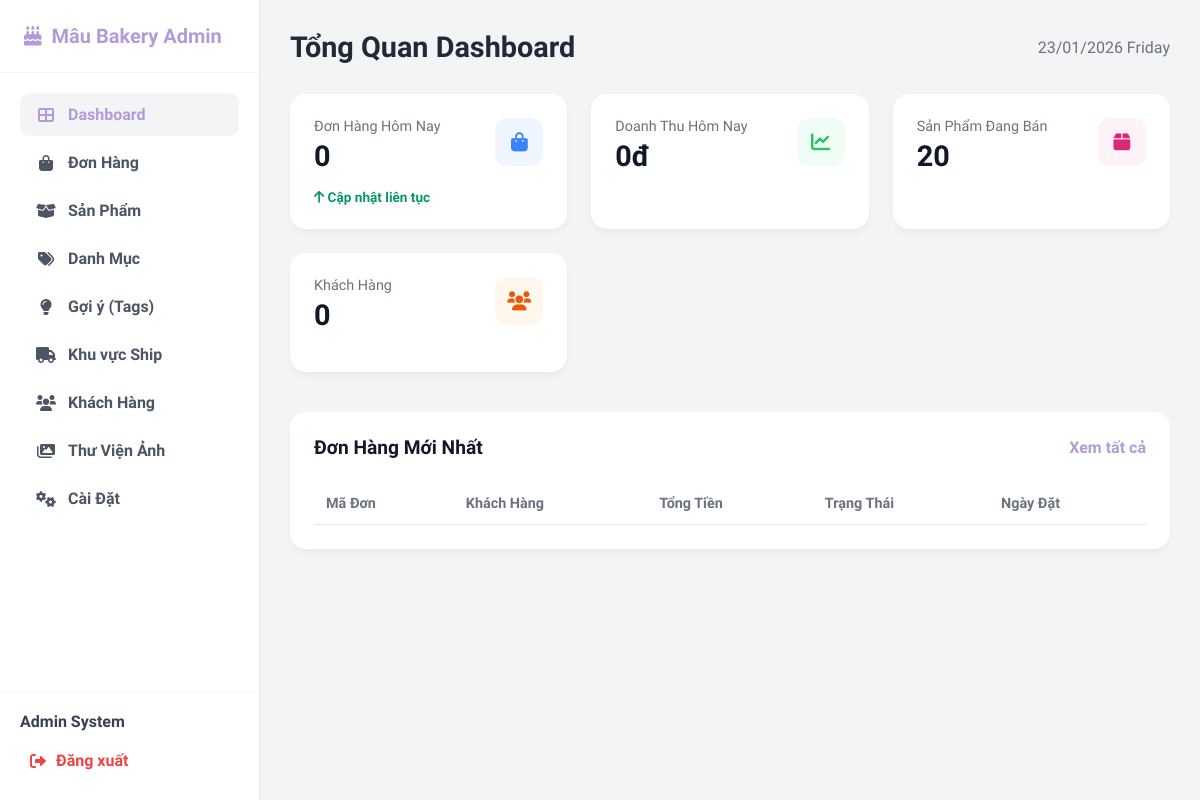
/admin/index.php (signed in), run on an earlier commit of the app's database.
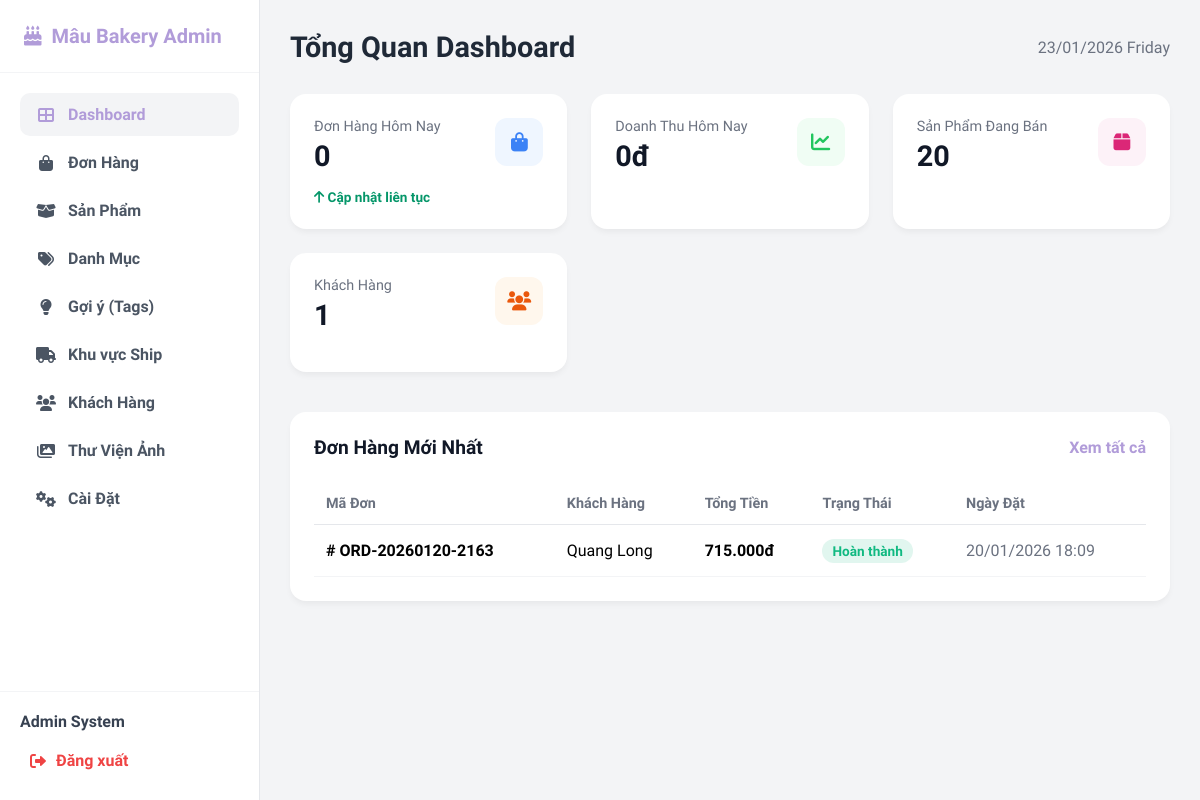
And on a later commit of the database.
### tables this page shows
CREATE TABLE `orders` (
  `id` int(11) NOT NULL AUTO_INCREMENT,
  `user_id` int(11) DEFAULT NULL,
  `order_code` varchar(20) NOT NULL,
  `total_amount` decimal(10,2) NOT NULL,
  `shipping_fee` decimal(10,2) DEFAULT 0.00,
  `discount_amount` decimal(10,2) DEFAULT 0.00,
  `payment_method` enum('cod','banking','momo') DEFAULT 'cod',
  `status` enum('pending','confirmed','shipping','completed','failed','cancelled') DEFAULT 'pending',
  `payment_status` enum('unpaid','paid','refunded') DEFAULT 'unpaid',
  `note` text DEFAULT NULL,
  `recipient_name` varchar(100) NOT NULL,
  `recipient_phone` varchar(20) NOT NULL,
  `shipping_address` text NOT NULL,
  `is_active` tinyint(1) DEFAULT 1,
  `created_at` datetime DEFAULT current_timestamp(),
  PRIMARY KEY (`id`),
  UNIQUE KEY `order_code` (`order_code`),
  KEY `user_id` (`user_id`),
  CONSTRAINT `fk_orders_users` FOREIGN KEY (`user_id`) REFERENCES `users` (`id`) ON DELETE SET NULL
);

### admin/controllers/DashboardController.php (called while the page is built, shortened)
<?php
require_once '../config/db.php';
$stats = [
    'orders' => 0,
    'revenue' => 0,
    'products' => 0,
    'users' => 0
];
if (isset($conn)) {
    $stmt = $conn->query("SELECT COUNT(*) FROM orders WHERE DATE(created_at) = CURDATE()");
    $stats['orders'] = $stmt->fetchColumn();
    $stmt = $conn->query("SELECT SUM(total_amount) FROM orders WHERE status = 'completed' AND DATE(created_at) = CURDATE()");
    $stats['revenue'] = $stmt->fetchColumn() ?: 0;
    $stmt = $conn->query("SELECT COUNT(*) FROM products WHERE is_active = 1");
    $stats['products'] = $stmt->fetchColumn();
    $stmt = $conn->query("SELECT COUNT(*) FROM users WHERE role = 'user'");
    $stats['users'] = $stmt->fetchColumn();
    $stmt = $conn->query("SELECT * FROM orders ORDER BY created_at DESC LIMIT 5");
    $recent_orders = $stmt->fetchAll(PDO::FETCH_ASSOC);
}
?>

### admin/index.php (the view, shortened to what the changed rows need)
<?php
require_once 'controllers/DashboardController.php';
include 'includes/header.php';
?>
<link rel="stylesheet" href="assets/css/index.css">
<div class="header-bar">
    <h1 class="page-title">Tổng Quan Dashboard</h1>
</div>
<div class="stats-grid">
    <div class="stat-card">
        <div class="stat-card-header">
            <div>
                <p class="stat-title">Khách Hàng</p>
                <h3 class="stat-value">
                    <?php echo $stats['users']; ?>
                </h3>
            </div>
        </div>
    </div>
</div>
<div style="background: white; padding: 24px; border-radius: 16px; box-shadow: 0 4px 6px -1px rgba(0,0,0,0.05);">
    <div style="overflow-x: auto;">
        <table style="width: 100%; border-collapse: collapse;">
            <thead>
                <tr style="text-align: left; border-bottom: 1px solid #e5e7eb;">
                    <th style="padding: 12px; color: #6b7280; font-weight: 600; font-size: 0.9rem;">Mã Đơn</th>
                    <th style="padding: 12px; color: #6b7280; font-weight: 600; font-size: 0.9rem;">Khách Hàng</th>
                    <th style="padding: 12px; color: #6b7280; font-weight: 600; font-size: 0.9rem;">Tổng Tiền</th>
                    <th style="padding: 12px; color: #6b7280; font-weight: 600; font-size: 0.9rem;">Trạng Thái</th>
                    <th style="padding: 12px; color: #6b7280; font-weight: 600; font-size: 0.9rem;">Ngày Đặt</th>
                </tr>
            </thead>
            <tbody>
                <?php
                if (!empty($recent_orders)) {
                    foreach ($recent_orders as $order) {
                        $status_colors = [
                            'pending' => '#F59E0B',
                            'confirmed' => '#3B82F6',
                            'shipping' => '#8B5CF6',
                            'completed' => '#10B981',
                            'cancelled' => '#EF4444'
                        ];
                        $status_labels = [
                            'pending' => 'Chờ xử lý',
                            'confirmed' => 'Đã xác nhận',
                            'shipping' => 'Đang giao',
                            'completed' => 'Hoàn thành',
                            'cancelled' => 'Đã hủy'
                        ];
                        $color = $status_colors[$order['status']] ?? '#999';
                        $label = $status_labels[$order['status']] ?? $order['status'];
                        ?>
                        <tr style="border-bottom: 1px solid #f3f4f6;">
                            <td style="padding: 16px 12px; font-weight: 600;">#
                                <?php echo $order['order_code']; ?>
                            </td>
                            <td style="padding: 16px 12px;">
                                <?php echo htmlspecialchars($order['recipient_name']); ?>
                            </td>
                            <td style="padding: 16px 12px; font-weight: 600;">
                                <?php echo number_format($order['total_amount'], 0, ',', '.'); ?>đ
                            </td>
                            <td style="padding: 16px 12px;">
                                <span
                                    style="background: <?php echo $color; ?>20; color: <?php echo $color; ?>; padding: 4px 10px; border-radius: 20px; font-size: 0.85rem; font-weight: 600;">
                                    <?php echo $label; ?>
                                </span>
                            </td>
                            <td style="padding: 16px 12px; color: #6b7280;">
                                <?php echo date('d/m/Y H:i', strtotime($order['created_at'])); ?>
                            </td>
                        </tr>
                        <?php
                    }
                }
                ?>
            </tbody>
        </table>
    </div>
</div>
<?php include 'includes/footer.php'; ?>

What changed in the data, as far as the page shows it:
added orders: order_code "ORD-20260120-2163", recipient_name "Quang Long", total_amount "715.000", status "Hoàn thành", created_at "20/01/2026 18:09"
Also different on the page:
$stats['users']: "0" → "1"
